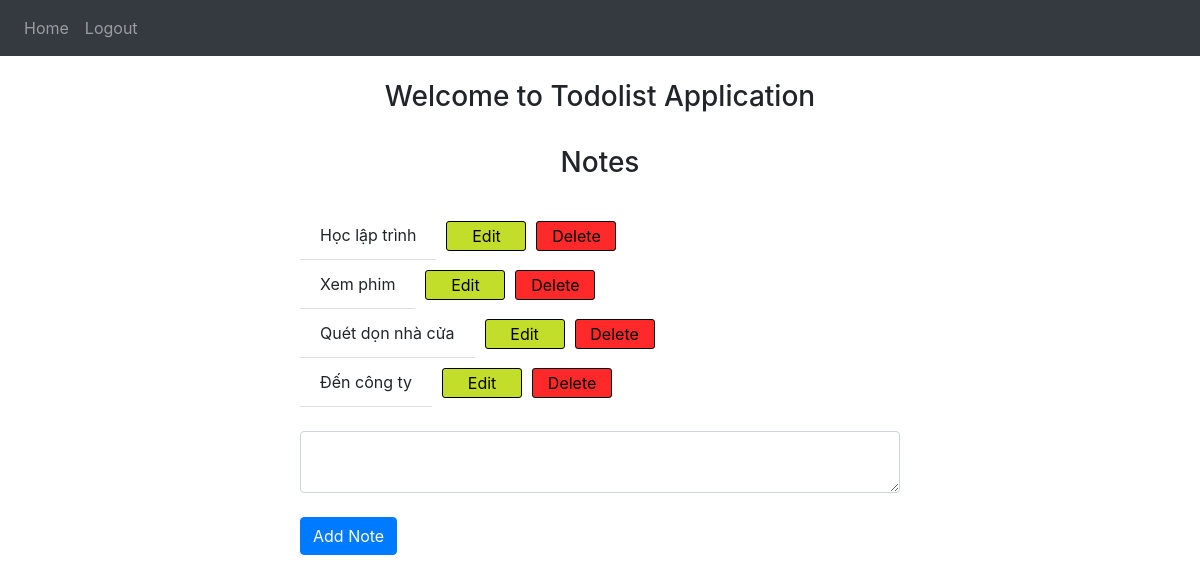
/ (signed in), run on an earlier commit of the app's database.
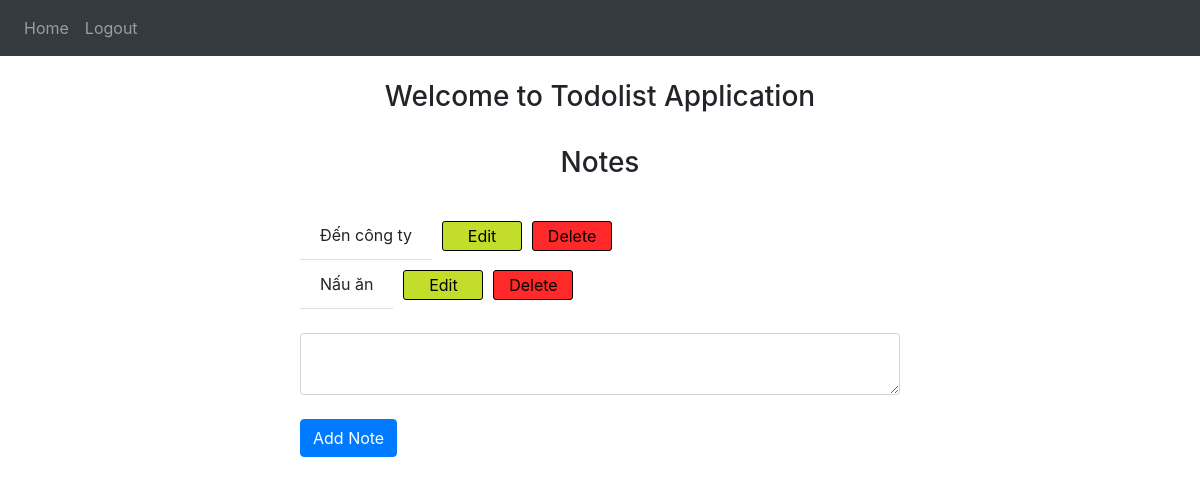
And on a later commit of the database.
### todolist/model.py (models this page shows)
class Note(db.Model):
   id = db.Column(db.Integer, primary_key=True)
   data = db.Column(db.String(10000))
   date = db.Column(db.DateTime(timezone = True), default = func.now( ))
   user_id = db.Column(db.Integer, db.ForeignKey("user.id"))

### todolist/view.py (the view, shortened to what this page needs)
@view.route("/", methods=["GET", "POST"])
@login_required
def home():
   return render_template("index.html", user=current_user)

### todolist/__init__.py (called while the page is built)
def create_app():
   app = Flask(__name__)
   app.config["SECRET_KEY"] = SECRET_KEY
   app.config["SQLALCHEMY_DATABASE_URI"] = f"sqlite:///{DB_NAME}"
   db.init_app(app)
   from .model import Note, User
   create_database(app)
   from .user import user
   from .view import view
   app.register_blueprint(user)
   app.register_blueprint(view)
   login_manager = LoginManager()
   login_manager.login_view = "user.login"
   login_manager.init_app(app)
   @login_manager.user_loader
   def load_user(id):
      return User.query.get(int(id))
   return app

### todolist/templates/index.html (shortened to what this page needs)
{% extends "base.html" %} {% block title %} Home - Todolist App {% endblock %} {% block
content %}
<div class="homepage-content">
    <div class="homepage-content__heading">
        <h3>Welcome to Todolist Application</h3>
        <h3>Notes</h3>
    </div>
    <div>
        <ul class="list-group list-group-flush" id="notes">
            {% for note in user.notes%}
            <div class="list-group-item-wrap">
                <li class="list-group-item">{{note.data}}</li>
                <button onclick="editNote(`{{note.id}}`)" class="edit-note-btn">Edit</button>
                <button onclick="deleteNote(`{{note.id}}`)" class="delete-note-btn">Delete</button>
            </div>
            {% endfor %}
        </ul>
        <form method="POST" action="/">
            <textarea name="note" id="note" class="form-control"></textarea>
            <button type="submit" class="btn btn-primary">Add Note</button>
        </form>
    </div>
</div>
{% endblock %}

### todolist/templates/base.html (shortened to what this page needs)
<!DOCTYPE html>
<html lang="en">
  <head>
    <link
      rel="stylesheet"
      href="https://stackpath.bootstrapcdn.com/bootstrap/4.4.1/css/bootstrap.min.css"
    />
    <link
      rel="stylesheet"
      href="https://stackpath.bootstrapcdn.com/font-awesome/4.7.0/css/font-awesome.min.css"
    />
    <link rel="stylesheet" href="./style.css" />
  </head>
  <body>
    <nav
      class="navbar navbar-expand-lg navbar-dark bg-dark justify-content-center"
    >
      <div class="collapse navbar-collapse" id="navbar">
        <div class="navbar-nav">
          {% if user.is_authenticated %}
          <a class="nav-item nav-link" id="home" href="/">Home</a>
          <a class="nav-item nav-link" id="logout" href="/logout">Logout</a>
          {% else %}
          <a class="nav-item nav-link" id="login" href="/login">Login</a>
          <a class="nav-item nav-link" id="register" href="/signup">Register</a>
          {% endif %}
        </div>
      </div>
    </nav>
    <div>{% block content %} {% endblock %}</div>
  </body>
</html>

### todolist/templates/style.css (style rules this page uses)
.homepage-content { display: flex; justify-content: center; }

### todolist/templates/base.html (style rules this page uses)
.form-control { width: 600px; }

### todolist/templates/index.html (style rules this page uses)
.homepage-content { display: flex; align-items: center; justify-content: center; flex-direction: column; }
.homepage-content__heading { text-align: center; }
.list-group-item-wrap { display: flex; align-items: center; }
.edit-note-btn, .delete-note-btn { display: inline-block; width: 80px; height: 30px; border: 1px solid #000; border-radius: 3px; }
.edit-note-btn { margin-left: 10px; background-color: rgb(195, 222, 42); }
.delete-note-btn { margin-left: 10px; background-color: rgb(255, 41, 41); }

What changed in the data, as far as the page shows it:
removed Note: data "Học lập trình"
removed Note: data "Xem phim"
removed Note: data "Quét dọn nhà cửa"
added Note: data "Nấu ăn"
